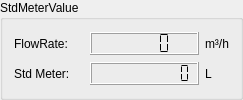
      <widget class="QGroupBox" name="groupBox_8">
       <property name="title">
        <string>StdMeterValue</string>
       </property>
       <layout class="QGridLayout" name="gridLayout_13">
        <item row="1" column="0">
         <widget class="QLabel" name="label_48">
          <property name="sizePolicy">
           <sizepolicy hsizetype="Fixed" vsizetype="Preferred">
            <horstretch>0</horstretch>
            <verstretch>0</verstretch>
           </sizepolicy>
          </property>
          <property name="text">
           <string>FlowRate:</string>
          </property>
          <property name="alignment">
           <set>Qt::AlignCenter</set>
          </property>
         </widget>
        </item>
        <item row="2" column="0">
         <widget class="QLabel" name="label_46">
          <property name="sizePolicy">
           <sizepolicy hsizetype="Fixed" vsizetype="Preferred">
            <horstretch>0</horstretch>
            <verstretch>0</verstretch>
           </sizepolicy>
          </property>
          <property name="minimumSize">
           <size>
            <width>70</width>
            <height>20</height>
           </size>
          </property>
          <property name="text">
           <string>Std Meter:</string>
          </property>
         </widget>
        </item>
        <item row="2" column="1">
         <widget class="QLCDNumber" name="lcdAccumStdMeter">
          <property name="sizePolicy">
           <sizepolicy hsizetype="Preferred" vsizetype="Fixed">
            <horstretch>0</horstretch>
            <verstretch>0</verstretch>
           </sizepolicy>
          </property>
          <property name="minimumSize">
           <size>
            <width>80</width>
            <height>0</height>
           </size>
          </property>
          <property name="numDigits">
           <number>10</number>
          </property>
          <property name="segmentStyle">
           <enum>QLCDNumber::Flat</enum>
          </property>
         </widget>
        </item>
        <item row="1" column="1">
         <widget class="QLCDNumber" name="lcdStdMeterFlowRate">
          <property name="sizePolicy">
           <sizepolicy hsizetype="Preferred" vsizetype="Fixed">
            <horstretch>0</horstretch>
            <verstretch>0</verstretch>
           </sizepolicy>
          </property>
          <property name="numDigits">
           <number>5</number>
          </property>
          <property name="segmentStyle">
           <enum>QLCDNumber::Flat</enum>
          </property>
         </widget>
        </item>
        <item row="2" column="2">
         <widget class="QLabel" name="label_47">
          <property name="sizePolicy">
           <sizepolicy hsizetype="Fixed" vsizetype="Preferred">
            <horstretch>0</horstretch>
            <verstretch>0</verstretch>
           </sizepolicy>
          </property>
          <property name="text">
           <string>L</string>
          </property>
         </widget>
        </item>
        <item row="1" column="2">
         <widget class="QLabel" name="label_49">
          <property name="sizePolicy">
           <sizepolicy hsizetype="Fixed" vsizetype="Preferred">
            <horstretch>0</horstretch>
            <verstretch>0</verstretch>
           </sizepolicy>
          </property>
          <property name="text">
           <string>m³/h</string>
          </property>
         </widget>
        </item>
       </layout>
      </widget>
